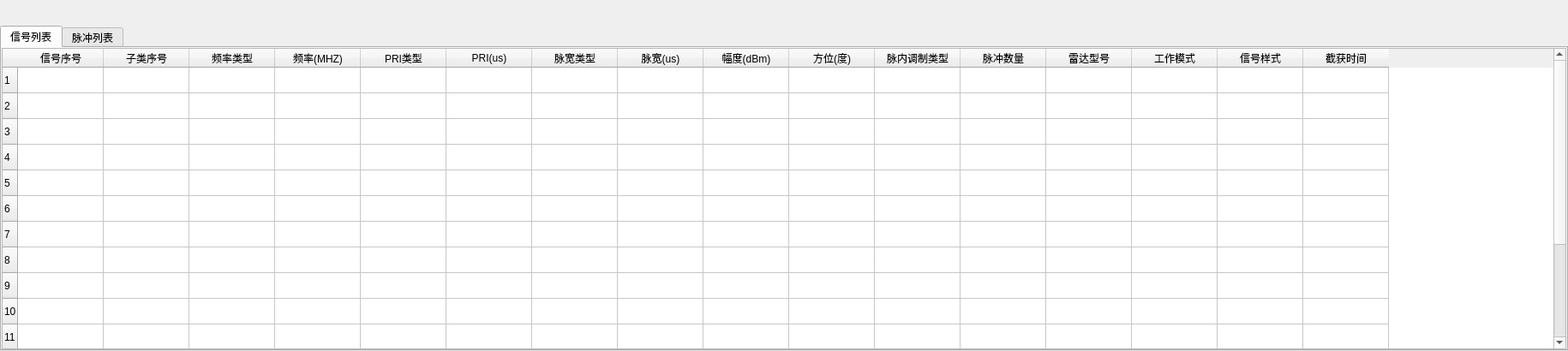
<?xml version="1.0" encoding="UTF-8"?>
<ui version="4.0">
 <class>impulse_Clustering</class>
 <widget class="QWidget" name="impulse_Clustering">
  <property name="geometry">
   <rect>
    <x>0</x>
    <y>0</y>
    <width>1830</width>
    <height>410</height>
   </rect>
  </property>
  <property name="windowTitle">
   <string>impulse_Clustering</string>
  </property>
  <layout class="QHBoxLayout" name="horizontalLayout_2">
   <property name="spacing">
    <number>0</number>
   </property>
   <property name="leftMargin">
    <number>0</number>
   </property>
   <property name="topMargin">
    <number>30</number>
   </property>
   <property name="rightMargin">
    <number>0</number>
   </property>
   <property name="bottomMargin">
    <number>0</number>
   </property>
   <item>
    <widget class="QTabWidget" name="tabWidget">
     <property name="sizePolicy">
      <sizepolicy hsizetype="Preferred" vsizetype="Preferred">
       <horstretch>0</horstretch>
       <verstretch>0</verstretch>
      </sizepolicy>
     </property>
     <property name="currentIndex">
      <number>0</number>
     </property>
     <widget class="QWidget" name="tab_3">
      <attribute name="title">
       <string>信号列表</string>
      </attribute>
      <layout class="QVBoxLayout" name="verticalLayout_2">
       <property name="spacing">
        <number>0</number>
       </property>
       <property name="leftMargin">
        <number>0</number>
       </property>
       <property name="topMargin">
        <number>0</number>
       </property>
       <property name="rightMargin">
        <number>0</number>
       </property>
       <property name="bottomMargin">
        <number>0</number>
       </property>
       <item>
        <widget class="QTableWidget" name="tableWidget_3">
         <property name="rowCount">
          <number>15</number>
         </property>
         <row/>
         <row/>
         <row/>
         <row/>
         <row/>
         <row/>
         <row/>
         <row/>
         <row/>
         <row/>
         <row/>
         <row/>
         <row/>
         <row/>
         <row/>
         <column>
          <property name="text">
           <string>信号序号</string>
          </property>
         </column>
         <column>
          <property name="text">
           <string>子类序号</string>
          </property>
         </column>
         <column>
          <property name="text">
           <string>频率类型</string>
          </property>
         </column>
         <column>
          <property name="text">
           <string>频率(MHZ)</string>
          </property>
         </column>
         <column>
          <property name="text">
           <string>PRI类型</string>
          </property>
         </column>
         <column>
          <property name="text">
           <string>PRI(us)</string>
          </property>
         </column>
         <column>
          <property name="text">
           <string>脉宽类型</string>
          </property>
         </column>
         <column>
          <property name="text">
           <string>脉宽(us)</string>
          </property>
         </column>
         <column>
          <property name="text">
           <string>幅度(dBm)</string>
          </property>
         </column>
         <column>
          <property name="text">
           <string>方位(度)</string>
          </property>
         </column>
         <column>
          <property name="text">
           <string>脉内调制类型</string>
          </property>
         </column>
         <column>
          <property name="text">
           <string>脉冲数量</string>
          </property>
         </column>
         <column>
          <property name="text">
           <string>雷达型号</string>
          </property>
         </column>
         <column>
          <property name="text">
           <string>工作模式</string>
          </property>
         </column>
         <column>
          <property name="text">
           <string>信号样式</string>
          </property>
         </column>
         <column>
          <property name="text">
           <string>截获时间</string>
          </property>
         </column>
        </widget>
       </item>
      </layout>
     </widget>
     <widget class="QWidget" name="tab_4">
      <attribute name="title">
       <string>脉冲列表</string>
      </attribute>
      <layout class="QVBoxLayout" name="verticalLayout_3">
       <property name="spacing">
        <number>0</number>
       </property>
       <property name="leftMargin">
        <number>0</number>
       </property>
       <property name="topMargin">
        <number>0</number>
       </property>
       <property name="rightMargin">
        <number>0</number>
       </property>
       <property name="bottomMargin">
        <number>0</number>
       </property>
       <item>
        <layout class="QVBoxLayout" name="verticalLayout">
         <property name="spacing">
          <number>0</number>
         </property>
         <item>
          <widget class="QTableWidget" name="tableWidget_4">
           <property name="sizePolicy">
            <sizepolicy hsizetype="Preferred" vsizetype="Preferred">
             <horstretch>0</horstretch>
             <verstretch>0</verstretch>
            </sizepolicy>
           </property>
           <property name="rowCount">
            <number>15</number>
           </property>
           <row/>
           <row/>
           <row/>
           <row/>
           <row/>
           <row/>
           <row/>
           <row/>
           <row/>
           <row/>
           <row/>
           <row/>
           <row/>
           <row/>
           <row/>
           <column>
            <property name="text">
             <string>输入脉冲序号</string>
            </property>
           </column>
           <column>
            <property name="text">
             <string>输出脉冲信号</string>
            </property>
           </column>
           <column>
            <property name="text">
             <string>频率(MHZ)</string>
            </property>
           </column>
           <column>
            <property name="text">
             <string>脉宽(us)</string>
            </property>
           </column>
           <column>
            <property name="text">
             <string>幅度(dBm)</string>
            </property>
           </column>
           <column>
            <property name="text">
             <string>到达时间(us)</string>
            </property>
           </column>
           <column>
            <property name="text">
             <string>DTOA(us)</string>
            </property>
           </column>
           <column>
            <property name="text">
             <string>方位(度)</string>
            </property>
           </column>
           <column>
            <property name="text">
             <string>脉内调制类型</string>
            </property>
           </column>
           <column>
            <property name="text">
             <string>信噪比(dB)</string>
            </property>
           </column>
           <column>
            <property name="text">
             <string>完整性</string>
            </property>
           </column>
          </widget>
         </item>
         <item>
          <widget class="QWidget" name="widget_4" native="true">
           <property name="enabled">
            <bool>true</bool>
           </property>
           <property name="sizePolicy">
            <sizepolicy hsizetype="Preferred" vsizetype="Fixed">
             <horstretch>0</horstretch>
             <verstretch>0</verstretch>
            </sizepolicy>
           </property>
           <property name="minimumSize">
            <size>
             <width>1179</width>
             <height>30</height>
            </size>
           </property>
           <widget class="Line" name="line_4">
            <property name="geometry">
             <rect>
              <x>150</x>
              <y>0</y>
              <width>31</width>
              <height>31</height>
             </rect>
            </property>
            <property name="orientation">
             <enum>Qt::Vertical</enum>
            </property>
           </widget>
           <widget class="Line" name="line_5">
            <property name="geometry">
             <rect>
              <x>1190</x>
              <y>0</y>
              <width>10</width>
              <height>30</height>
             </rect>
            </property>
            <property name="orientation">
             <enum>Qt::Vertical</enum>
            </property>
           </widget>
           <widget class="QWidget" name="horizontalLayoutWidget_2">
            <property name="geometry">
             <rect>
              <x>170</x>
              <y>0</y>
              <width>1021</width>
              <height>33</height>
             </rect>
            </property>
            <layout class="QHBoxLayout" name="horizontalLayout_5">
             <property name="spacing">
              <number>3</number>
             </property>
             <item>
              <widget class="QPlainTextEdit" name="plainTextEdit_4">
               <property name="sizePolicy">
                <sizepolicy hsizetype="Preferred" vsizetype="Fixed">
                 <horstretch>0</horstretch>
                 <verstretch>0</verstretch>
                </sizepolicy>
               </property>
               <property name="minimumSize">
                <size>
                 <width>110</width>
                 <height>20</height>
                </size>
               </property>
               <property name="maximumSize">
                <size>
                 <width>16777215</width>
                 <height>24</height>
                </size>
               </property>
               <property name="font">
                <font>
                 <family>Adobe Devanagari</family>
                 <pointsize>9</pointsize>
                </font>
               </property>
               <property name="plainText">
                <string>扫描模式  驻留</string>
               </property>
              </widget>
             </item>
             <item>
              <widget class="QPlainTextEdit" name="plainTextEdit_5">
               <property name="sizePolicy">
                <sizepolicy hsizetype="Preferred" vsizetype="Fixed">
                 <horstretch>0</horstretch>
                 <verstretch>0</verstretch>
                </sizepolicy>
               </property>
               <property name="minimumSize">
                <size>
                 <width>110</width>
                 <height>24</height>
                </size>
               </property>
               <property name="maximumSize">
                <size>
                 <width>16777215</width>
                 <height>24</height>
                </size>
               </property>
               <property name="baseSize">
                <size>
                 <width>141</width>
                 <height>0</height>
                </size>
               </property>
               <property name="font">
                <font>
                 <family>Adobe Devanagari</family>
                 <pointsize>9</pointsize>
                </font>
               </property>
               <property name="plainText">
                <string>设备状态 待机</string>
               </property>
              </widget>
             </item>
             <item>
              <widget class="QPlainTextEdit" name="plainTextEdit_6">
               <property name="sizePolicy">
                <sizepolicy hsizetype="Expanding" vsizetype="Fixed">
                 <horstretch>0</horstretch>
                 <verstretch>0</verstretch>
                </sizepolicy>
               </property>
               <property name="minimumSize">
                <size>
                 <width>320</width>
                 <height>24</height>
                </size>
               </property>
               <property name="maximumSize">
                <size>
                 <width>16777215</width>
                 <height>24</height>
                </size>
               </property>
               <property name="font">
                <font>
                 <family>宋体</family>
                 <pointsize>9</pointsize>
                </font>
               </property>
               <property name="plainText">
                <string>参数设置 中心频率 9000MHz  带宽 1000MHz  驻留时间  500ms</string>
               </property>
              </widget>
             </item>
            </layout>
           </widget>
           <widget class="QWidget" name="layoutWidget_5">
            <property name="geometry">
             <rect>
              <x>1200</x>
              <y>0</y>
              <width>211</width>
              <height>31</height>
             </rect>
            </property>
            <layout class="QHBoxLayout" name="horizontalLayout_7">
             <property name="spacing">
              <number>3</number>
             </property>
             <item>
              <widget class="QLabel" name="label_5">
               <property name="sizePolicy">
                <sizepolicy hsizetype="Preferred" vsizetype="Fixed">
                 <horstretch>0</horstretch>
                 <verstretch>0</verstretch>
                </sizepolicy>
               </property>
               <property name="maximumSize">
                <size>
                 <width>16777215</width>
                 <height>24</height>
                </size>
               </property>
               <property name="font">
                <font>
                 <pointsize>11</pointsize>
                </font>
               </property>
               <property name="text">
                <string>进度栏</string>
               </property>
               <property name="textFormat">
                <enum>Qt::AutoText</enum>
               </property>
              </widget>
             </item>
             <item>
              <widget class="QProgressBar" name="progressBar_2">
               <property name="sizePolicy">
                <sizepolicy hsizetype="Expanding" vsizetype="Fixed">
                 <horstretch>0</horstretch>
                 <verstretch>0</verstretch>
                </sizepolicy>
               </property>
               <property name="maximumSize">
                <size>
                 <width>16777215</width>
                 <height>24</height>
                </size>
               </property>
               <property name="value">
                <number>24</number>
               </property>
              </widget>
             </item>
            </layout>
           </widget>
           <widget class="QWidget" name="layoutWidget">
            <property name="geometry">
             <rect>
              <x>0</x>
              <y>1</y>
              <width>161</width>
              <height>32</height>
             </rect>
            </property>
            <layout class="QHBoxLayout" name="horizontalLayout">
             <property name="spacing">
              <number>0</number>
             </property>
             <item>
              <widget class="QWidget" name="widget_5" native="true">
               <property name="sizePolicy">
                <sizepolicy hsizetype="Fixed" vsizetype="Fixed">
                 <horstretch>0</horstretch>
                 <verstretch>0</verstretch>
                </sizepolicy>
               </property>
               <property name="minimumSize">
                <size>
                 <width>15</width>
                 <height>20</height>
                </size>
               </property>
               <property name="styleSheet">
                <string notr="true">image: url(:/new/icon/images/xiaweiji.PNG);
image: url(:/new/prefix1/images/xiaweiji.PNG);</string>
               </property>
              </widget>
             </item>
             <item>
              <widget class="QLabel" name="label_4">
               <property name="sizePolicy">
                <sizepolicy hsizetype="Fixed" vsizetype="Fixed">
                 <horstretch>0</horstretch>
                 <verstretch>0</verstretch>
                </sizepolicy>
               </property>
               <property name="minimumSize">
                <size>
                 <width>40</width>
                 <height>30</height>
                </size>
               </property>
               <property name="font">
                <font>
                 <pointsize>11</pointsize>
                </font>
               </property>
               <property name="text">
                <string>下位机</string>
               </property>
              </widget>
             </item>
             <item>
              <widget class="QWidget" name="widget_6" native="true">
               <property name="sizePolicy">
                <sizepolicy hsizetype="Fixed" vsizetype="Fixed">
                 <horstretch>0</horstretch>
                 <verstretch>0</verstretch>
                </sizepolicy>
               </property>
               <property name="minimumSize">
                <size>
                 <width>15</width>
                 <height>20</height>
                </size>
               </property>
               <property name="styleSheet">
                <string notr="true">
image: url(:/new/prefix1/images/xiaweiji.PNG);</string>
               </property>
              </widget>
             </item>
             <item>
              <widget class="QLabel" name="label_6">
               <property name="sizePolicy">
                <sizepolicy hsizetype="Fixed" vsizetype="Fixed">
                 <horstretch>0</horstretch>
                 <verstretch>0</verstretch>
                </sizepolicy>
               </property>
               <property name="minimumSize">
                <size>
                 <width>40</width>
                 <height>30</height>
                </size>
               </property>
               <property name="font">
                <font>
                 <pointsize>11</pointsize>
                </font>
               </property>
               <property name="text">
                <string>数据库</string>
               </property>
              </widget>
             </item>
            </layout>
           </widget>
          </widget>
         </item>
        </layout>
       </item>
      </layout>
     </widget>
    </widget>
   </item>
  </layout>
 </widget>
 <layoutdefault spacing="6" margin="11"/>
 <resources/>
 <connections/>
</ui>
